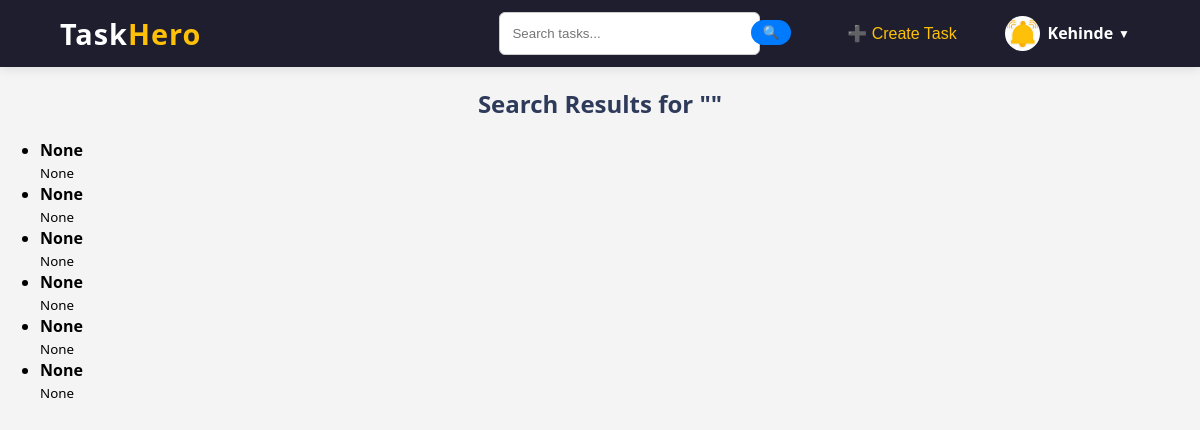
/search/ (signed in), run on the app's committed database.
### core/models.py (models this page shows, shortened)
class Task(models.Model):
    STATUS_CHOICES = [
        ('to_do', 'To Do'),
        ('in_progress', 'In Progress'),
        ('completed', 'Completed'),
    ]
    PRIORITY_CHOICES = [
        ('low', 'Low'),
        ('medium', 'Medium'),
        ('high', 'High'),
    ]
    title = models.CharField(max_length=255)
    description = models.TextField()
    due_date = models.DateField()
    status = models.CharField(max_length=20, choices=STATUS_CHOICES, default='to_do')
    priority = models.CharField(max_length=20, choices=PRIORITY_CHOICES, default='low')
    user = models.ForeignKey(User, on_delete=models.CASCADE, related_name='tasks')  # Link task to user

### core/views.py (the view)
# urls.py: path('search/', views.search_tasks, name='search_tasks'),
def search_tasks(request):
    query = request.GET.get('q', '')
    results = Task.objects.filter(
        Q(title__icontains=query) | Q(description__icontains=query),
        user=request.user
    )
    return render(request, 'core/search_results.html', {
        'query': query,
        'results': results
    })

### core/templates/core/search_results.html
{% extends 'core/base.html' %}
{% block content %}
  <h2>Search Results for "{{ query }}"</h2>
  {% if results %}
    <ul class="task-results">
      {% for task in results %}
        <li>
          <strong>{{ task.title }}</strong><br>
          <small>{{ task.description }}</small>
        </li>
      {% endfor %}
    </ul>
  {% else %}
    <p>No tasks found matching your search.</p>
  {% endif %}
{% endblock %}

### core/templates/core/base.html (shortened to what this page needs)
{% load static %}
<!DOCTYPE html>
<html lang="en">
<head>
    <link rel="stylesheet" href="{% static 'core/style.css' %}">
    <link rel="stylesheet" href="https://cdnjs.cloudflare.com/ajax/libs/animate.css/4.1.1/animate.min.css"/>
</head>
<body>
    <nav class="navbar">
        <div class="container">
            <div class="logo">Task<span>Hero</span></div>
            <div class="nav-links">
                {% if user.is_authenticated %}
                <form action="{% url 'search_tasks' %}" method="get" class="search-form">
                  <input type="text" name="q" placeholder="Search tasks..." required>
                  <button type="submit">🔍</button>
                </form>
                <form action="{% url 'create_task'%}" method="post" class="logout-form">
                    <button type="submit" class="create-btn">➕ Create Task</button>
                </form>
                  <div class="profile-dropdown">
                    <div class="profile-toggle" onclick="toggleDropdown()">
                        {% if profile.profile_picture %}
                            <img src="{{ profile.profile_picture.url }}" alt="Profile Picture" class="profile-img">
                        {% else %}
                            <img src="{% static 'core/images/reminder2.jpeg' %}" alt="Default Profile Picture" class="profile-img">
                        {% endif %}
                        <span class="profile-name">{{ user.first_name|title }}</span>
                        <span class="dropdown-icon">▼</span>
                    </div>
                  </div>
                {% endif %}
            </div>
        </nav>
    <div class="content">
        {% block content %}
        {% endblock %}
    </div>
</body>
</html>

### core/static/core/style.css (style rules this page uses)
body { font-family: 'Segoe UI', sans-serif; margin: 0; padding: 0; background: #f4f4f4; }
.navbar { background-color: #1e1e2f; padding: 4px 0; box-shadow: 0 2px 10px rgba(0,0,0,0.1); position: sticky; top: 0; z-index: 1000; }
.navbar .container { width: 90%; max-width: 1200px; margin: 0 auto; display: flex; justify-content: space-between; align-items: center; }
.logo { font-size: 1.8rem; color: #ffffff; font-weight: bold; letter-spacing: 1px; }
.logo span { color: #ffc107; }
.nav-links { display: flex; gap: 25px; align-items: center; }
.nav-links a, .logout-form button { color: #FFC107; text-decoration: none; font-weight: 500; font-size: 1rem; background: none; border: none; cursor: pointer; transition: color 0.3s ease; }
.logout-form { display: inline; }
.nav-links a, .logout-form button { position: relative; }
.nav-links a::after, .logout-form button::after { content: ''; position: absolute; left: 0; bottom: -4px; width: 0; height: 2px; background-color: #ffc107; transition: width 0.3s ease; }
.profile-dropdown { position: relative; display: inline-block; }
.profile-toggle { display: flex; align-items: center; cursor: pointer; padding: 5px 10px; border-radius: 20px; color: white; transition: background 0.3s ease; }
.profile-img { width: 35px; height: 35px; border-radius: 50%; object-fit: cover; margin-right: 8px; }
.profile-name { font-weight: bold; margin-right: 5px; }
.dropdown-icon { font-size: 12px; }
h2 { text-align: center; color: #2e3a59; }
form { display: flex; flex-direction: column; }
form input[type="text"], form input[type="password"], form input[type="email"] { padding: 0.8rem; margin: 0.5rem 0; border: 1px solid #ccc; border-radius: 6px; }
form button { background-color: #2e3a59; color: white; padding: 0.8rem; margin-top: 1rem; border: none; border-radius: 6px; cursor: pointer; font-weight: bold; }
.create-btn { margin: 0; }
.search-form { width: 30vw; display: flex; justify-content: space-around; align-items: center; position: relative; }
.search-form input { padding: 5px 10px; border-radius: 20px; border: 1px solid #ccc; width: 65%; }
.search-form button { background-color: #007bff; color: white; padding: 5px 12px; border: none; border-radius: 20px; cursor: pointer; transition: background-color 0.3s ease; position: absolute; top: 0%; right: 5%; }

### data on the page
Task: title "None", description "None"
Task: title "None", description "None"
Task: title "None", description "None"
Task: title "None", description "None"
Task: title "None", description "None"
Task: title "None", description "None"

### other printed values
{{ user.first_name|title }} "Kehinde"
